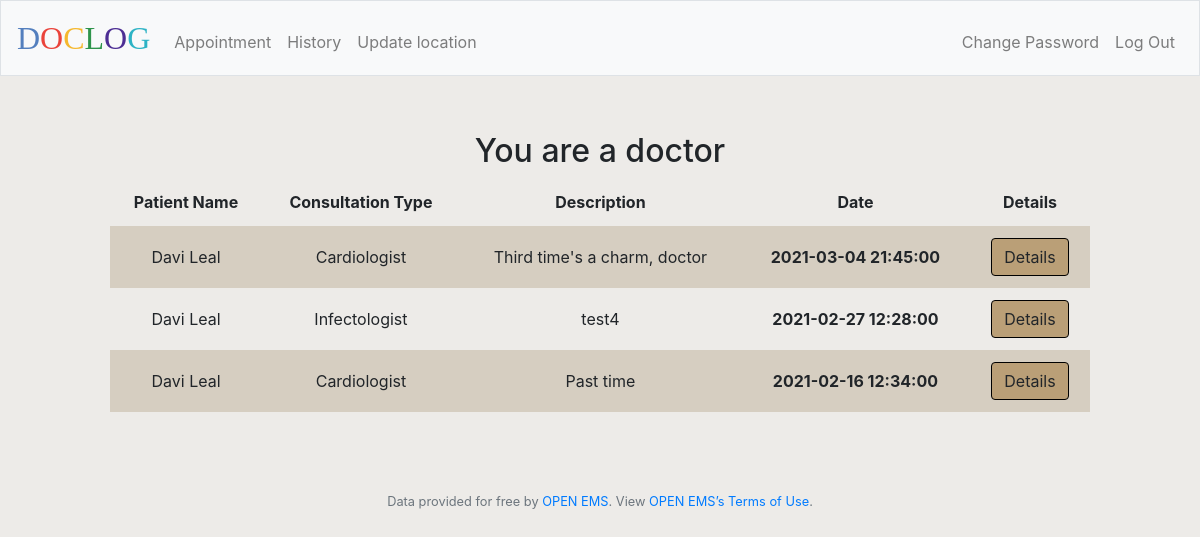
Page /history (signed in) on the committed database.
### tables this page shows
CREATE TABLE users(
    id INTEGER,
    username TEXT NOT NULL,
    hash TEXT NOT NULL,
    role TEXT NOT NULL,
    PRIMARY KEY(id)
);

CREATE TABLE appointments(
    id INTEGER,
    patient_id INTEGER,
    doctor_id INTEGER,
    type_appointment TEXT NOT NULL,
    TIME TIMESTAMP DEFAULT 0,
    patient_log TEXT,
    doctor_log TEXT,
    medication TEXT,
    PRIMARY KEY(id));

CREATE TABLE patients(
    id INTEGER,
    user_id INTEGER,
    username TEXT NOT NULL,
    name TEXT,
    birth DATE,
    occupation TEXT,
    PRIMARY KEY(id),
    FOREIGN KEY(user_id) REFERENCES users(id)
);

### application.py (the view)
@app.route("/history")
@login_required
def history():
    role = db.execute("SELECT * FROM users WHERE id = ?", session["user_id"])[0]["role"]
    if (role == "patient"):
        patientDb = db.execute("SELECT * FROM patients WHERE user_id = ?", session["user_id"])[0]
        appointments = db.execute("SELECT appointments.id AS appointments_id, doctors.id AS doctors_id, * FROM appointments JOIN doctors ON doctors_id = appointments.doctor_id WHERE patient_id = ? AND TIME < datetime('now') ORDER BY TIME DESC", patientDb["id"])
    elif (role == "doctor"):
        doctorDb = db.execute("SELECT * FROM doctors WHERE user_id = ?", session["user_id"])[0]
        appointments = db.execute("SELECT appointments.id AS appointments_id, doctors.id AS doctors_id, patients.id AS patients_id, patients.name AS patients_name, * FROM appointments LEFT JOIN doctors ON appointments.doctor_id = doctors_id LEFT JOIN patients ON appointments.patient_id = patients_id WHERE doctor_id = ? AND TIME < datetime('now') ORDER BY TIME DESC", doctorDb["id"])
    return render_template("history.html", role=role, appointments=appointments)

### application.py (called while the page is built)
@app.after_request
def after_request(response):
    response.headers["Cache-Control"] = "no-cache, no-store, must-revalidate"
    response.headers["Expires"] = 0
    response.headers["Pragma"] = "no-cache"
    return response

### helpers.py (called while the page is built)
def login_required(f):
    @wraps(f)
    def decorated_function(*args, **kwargs):
        if session.get("user_id") is None:
            return redirect("/login")
        return f(*args, **kwargs)
    return decorated_function

### templates/history.html (shortened to what this page needs)
{% extends "layout.html" %}
{% block main %}
    <div class="table-data">
        <h2>You are a {{ role }}</h2>
        <table>
            {% if role == "doctor" %}
                <thead>
                    <tr>
                        <th>Patient Name</th>
                        <th>Consultation Type</th>
                        <th>Description</th>
                        <th>Date</th>
                        <th>Details</th>
                    </tr>
                </thead>
                <tbody>
                    {% for row in appointments %}
                        <tr>
                            <td>{{ row.patients_name }}</td>
                            <td>{{ row.type_appointment }}</td>
                            <td>{{ row.patient_log }}</td>
                            <th>{{ row.TIME}}</th>
                            <td>
                                <form action="/details" method="post">
                                    <button class="btn btn-light" name="appointment" value="{{ row.appointments_id }}" type="submit">Details</button>
                                </form>
                            </td>
                        </tr>
                    {% endfor %}
                {% endif %}
            </tbody>
        </table>
    </div>
{% endblock %}

### templates/layout.html (shortened to what this page needs)
<!DOCTYPE html>
<html lang="en">
    <head>
        <link rel="stylesheet" href="https://cdn.jsdelivr.net/npm/bootstrap@4.5.3/dist/css/bootstrap.min.css">
        <link href="/static/styles.css" rel="stylesheet">
    </head>
    <body>
        <nav class="navbar navbar-expand-md navbar-light bg-light border" style="background-color:  #EDEBE8;">
            <a class="navbar-brand" href="/"><span class="blue">D</span><span class="red">O</span><span class="yellow">C</span><span class="green">L</span><span class="purple">O</span><span class="cyan">G</span> </a>
            <div class="collapse navbar-collapse" id="navbar">
                {% if session.user_id %}
                    <ul class="navbar-nav mr-auto mt-2">
                        <li class="nav-item"><a class="nav-link" href="/appointment">Appointment</a></li>
                        <li class="nav-item"><a class="nav-link" href="/history">History</a></li>
                        {% if role == 'patient' %}
                        <li class="nav-item"><a class="nav-link" href="/find-doctors">Find Doctors</a></li>
                        {% else %}
                        <li class="nav-item"><a class="nav-link" href="/map-register">Update location</a></li>
                        {% endif %}
                    </ul>
                    <ul class="navbar-nav ml-auto mt-2">
                        <li class="nav-item"><a class="nav-link" href="/change">Change Password</a></li>
                        <li class="nav-item"><a class="nav-link" href="/logout">Log Out</a></li>
                    </ul>
                {% else %}
                    <ul class="navbar-nav ml-auto mt-2">
                        <li class="nav-item"><a class="nav-link" href="/register">Register</a></li>
                        <li class="nav-item"><a class="nav-link" href="/login">Log In</a></li>
                    </ul>
                {% endif %}
            </div>
        </nav>
        <main class="container p-5">
            {% block main %}{% endblock %}
        </main>
        <footer class="small text-center text-muted">
            Data provided for free by <a href="/">OPEN EMS</a>. View <a href="/">OPEN EMS’s Terms of Use</a>.
        </footer>
    </body>
</html>

### static/styles.css (style rules this page uses)
body { background-color: #EDEBE8; }
html { background-color: #EDEBE8; }
nav .navbar-brand { font-family: "Didot"; font-size: xx-large; }
.bg-light { background-color: #DCDAD7; }
nav .navbar-brand .blue { color: #537fbe; }
nav .navbar-brand .red { color: #ea433b; }
nav .navbar-brand .yellow { color: #f5b82e; }
nav .navbar-brand .green { color: #2e944b; }
nav .navbar-brand .purple { color: #4d2e94; }
nav .navbar-brand .cyan { color: #2db3c5; }
main { overflow-x: auto; text-align: center; }
.table-data { padding-bottom: 1rem; padding-left: 2rem; padding-right: 2rem; padding-top: 0.5rem; margin: auto; }
table { background-color: transparent; margin-bottom: 1rem; width: 100%; }
table th, table td { padding: 0.75rem; vertical-align: middle; }
tbody tr:nth-of-type(odd) { background-color: #D6CEC1; }
.btn-light { background-color: #BA9F77; border-color: black ; }

### rows in the picture
users: role "doctor"
appointments: patients_name "Davi Leal", type_appointment "Cardiologist", patient_log "Third time's a charm, doctor", TIME "2021-03-04 21:45:00", {{ row.appointments_id }} 7 (drawn)
appointments: patients_name "Davi Leal", type_appointment "Infectologist", patient_log "test4", TIME "2021-02-27 12:28:00", {{ row.appointments_id }} 4 (drawn)
appointments: patients_name "Davi Leal", type_appointment "Cardiologist", patient_log "Past time", TIME "2021-02-16 12:34:00", {{ row.appointments_id }} 5 (drawn)
